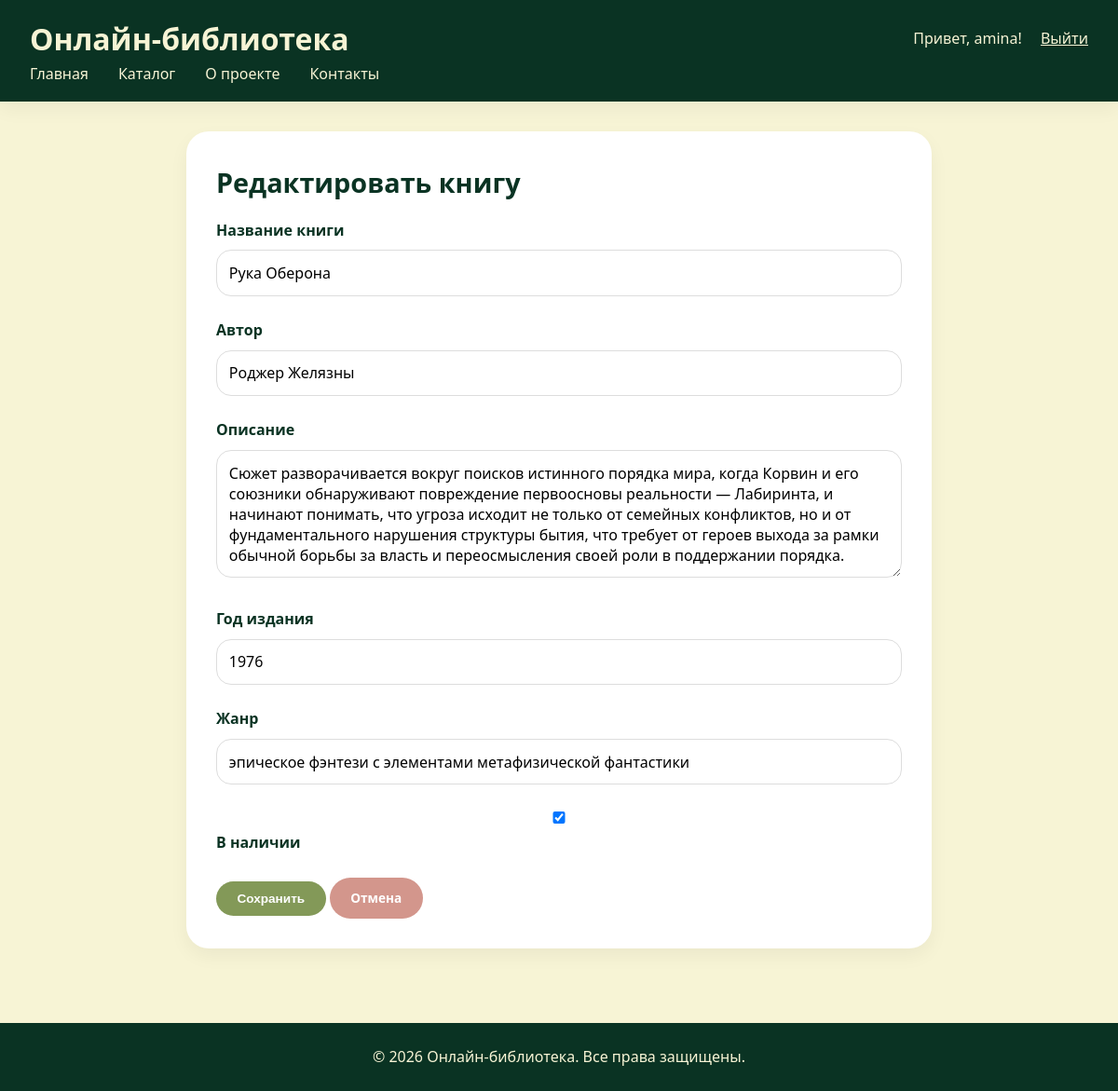
Screenshot of /book/8/edit/ (signed in) with the database file from the repository.
### library/models.py (models this page shows, shortened)
class Book(models.Model):
    title = models.CharField(max_length=200, verbose_name="Название")
    author = models.CharField(max_length=200, verbose_name="Автор")
    description = models.TextField(verbose_name="Описание")
    year = models.IntegerField(verbose_name="Год издания", null=True, blank=True)
    genre = models.CharField(max_length=100, verbose_name="Жанр", null=True, blank=True)
    available = models.BooleanField(default=True, verbose_name="В наличии")
    created_at = models.DateTimeField(auto_now_add=True, verbose_name="Дата добавления")
    class Meta:
        verbose_name = "Книга"
        verbose_name_plural = "Книги"
        ordering = ['-created_at']

### library/views.py (the view)
# urls.py: path('book/<int:book_id>/edit/', views.book_edit, name='book_edit'),
@login_required
def book_edit(request, book_id):
    book = get_object_or_404(Book, id=book_id)
    if request.method == 'POST':
        form = BookForm(request.POST, instance=book)
        if form.is_valid():
            form.save()
            return redirect('book_detail', book_id=book.id)
    else:
        form = BookForm(instance=book)
    return render(request, 'book_form.html', {'form': form, 'title': 'Редактировать книгу', 'book': book})

### library/forms.py
class BookForm(forms.ModelForm):
    class Meta:
        model = Book
        fields = ['title', 'author', 'description', 'year', 'genre', 'available']
        widgets = {
            'description': forms.Textarea(attrs={'rows': 4}),
            'year': forms.NumberInput(attrs={'min': 1800, 'max': 2030}),
        }

### templates/book_form.html (shortened to what this page needs)
<!DOCTYPE html>
<html lang="ru">
<head>
    {% load static %}
    <link rel="stylesheet" href="{% static 'css/style.css' %}">
</head>
<body>
    <header>
        <div style="display: flex; justify-content: space-between; align-items: center;">
            <h1>Онлайн-библиотека</h1>
            <div>
                {% if user.is_authenticated %}
                    <span>Привет, {{ user.username }}!</span>
                    <a href="/accounts/logout/" style="color: #F7F4D5; margin-left: 1rem;">Выйти</a>
                {% else %}
                    <a href="/accounts/login/" style="color: #F7F4D5;">Войти</a>
                    <a href="/register/" style="color: #F7F4D5; margin-left: 1rem;">Регистрация</a>
                {% endif %}
            </div>
        </div>
        <nav>
            <ul>
                <li><a href="/">Главная</a></li>
                <li><a href="/catalog/">Каталог</a></li>
                <li><a href="/about/">О проекте</a></li>
                <li><a href="/contacts/">Контакты</a></li>
            </ul>
        </nav>
    </header>
    <main>
        <section style="max-width: 800px; margin: 0 auto;">
            <h2>{{ title }}</h2>
            <form method="post">
                <div class="form-group">
                    <label for="id_title">Название книги</label>
                    <input type="text" name="title" id="id_title" value="{{ form.title.value|default:'' }}" required>
                </div>
                <div class="form-group">
                    <label for="id_author">Автор</label>
                    <input type="text" name="author" id="id_author" value="{{ form.author.value|default:'' }}" required>
                </div>
                <div class="form-group">
                    <label for="id_description">Описание</label>
                    <textarea name="description" id="id_description" rows="5" required>{{ form.description.value|default:'' }}</textarea>
                </div>
                <div class="form-group">
                    <label for="id_year">Год издания</label>
                    <input type="number" name="year" id="id_year" value="{{ form.year.value|default:'' }}">
                </div>
                <div class="form-group">
                    <label for="id_genre">Жанр</label>
                    <input type="text" name="genre" id="id_genre" value="{{ form.genre.value|default:'' }}">
                </div>
                <div class="form-group">
                    <label for="id_available">
                        <input type="checkbox" name="available" id="id_available" {% if form.available.value %}checked{% endif %}>
                        В наличии
                    </label>
                </div>
                <button type="submit" class="btn" style="background: #839958;">Сохранить</button>
                <a href="/catalog/" class="btn" style="background: #D3968C;">Отмена</a>
            </form>
        </section>
    </main>
    <footer>
        <p>&copy; 2026 Онлайн-библиотека. Все права защищены.</p>
    </footer>
</body>
</html>

### static/css/style.css (style rules this page uses)
:root { --dark-green: #0A3323; --moss-green: #839958; --beige: #F7F4D5; --rosy-brown: #D3968C; --midnight-green: #105666; --white: #ffffff; --shadow: 0 8px 20px rgba(0,0,0,0.05); --shadow-hover: 0 12px 28px rgba(0,0,0,0.1); }
* { margin: 0; padding: 0; box-sizing: border-box; }
body { font-family: 'Segoe UI', Roboto, 'Helvetica Neue', sans-serif; background-color: var(--beige); color: var(--dark-green); line-height: 1.6; min-height: 100vh; display: flex; flex-direction: column; }
header { background: var(--dark-green); color: var(--beige); padding: 1rem 2rem; box-shadow: var(--shadow); }
nav ul { display: flex; list-style: none; gap: 2rem; }
nav a { color: var(--beige); text-decoration: none; font-weight: 500; transition: opacity 0.2s; }
main { flex: 1; max-width: 1300px; margin: 2rem auto; padding: 0 1.5rem; width: 100%; }
section { background: var(--white); border-radius: 24px; padding: 2rem; margin-bottom: 2rem; box-shadow: var(--shadow); }
.btn { display: inline-block; background: var(--midnight-green); color: white; border: none; padding: 0.7rem 1.4rem; border-radius: 40px; font-size: 0.85rem; font-weight: 600; cursor: pointer; transition: all 0.2s ease; text-decoration: none; text-align: center; }
h2 { font-size: 1.8rem; margin-bottom: 1rem; color: var(--dark-green); }
.form-group { margin-bottom: 1.2rem; }
.form-group label { display: block; margin-bottom: 0.4rem; font-weight: 500; }
.form-group input, .form-group textarea, .form-group select { width: 100%; padding: 0.8rem; border: 1px solid #ddd; border-radius: 16px; font-family: inherit; }
footer { background: var(--dark-green); color: var(--beige); text-align: center; padding: 1.5rem; margin-top: 3rem; }

### templates/book_form.html (style rules this page uses)
.form-group { margin-bottom: 1.5rem; }
.form-group label { display: block; margin-bottom: 0.5rem; font-weight: 600; color: #0A3323; }
.form-group input, .form-group textarea, .form-group select { width: 100%; padding: 0.8rem; border: 1px solid #ddd; border-radius: 16px; font-size: 1rem; }

### rows the page displays
Book: title "Рука Оберона", author "Роджер Желязны", description "Сюжет разворачивается вокруг поисков истинного порядка мира, когда Корвин и его союзники обнаруживают повреждение первоосновы реальности — Лабиринта, и начинают понимать, что угроза исходит не только от семейных конфликтов, но и от фундаментального нарушения структуры бытия, что требует от героев выхода за рамки обычной борьбы за власть и переосмысления своей роли в поддержании порядка.", genre "эпическое фэнтези с элементами метафизической фантастики"

### other values shown
{{ user.username }} "amina"
{{ title }} "Редактировать книгу"
